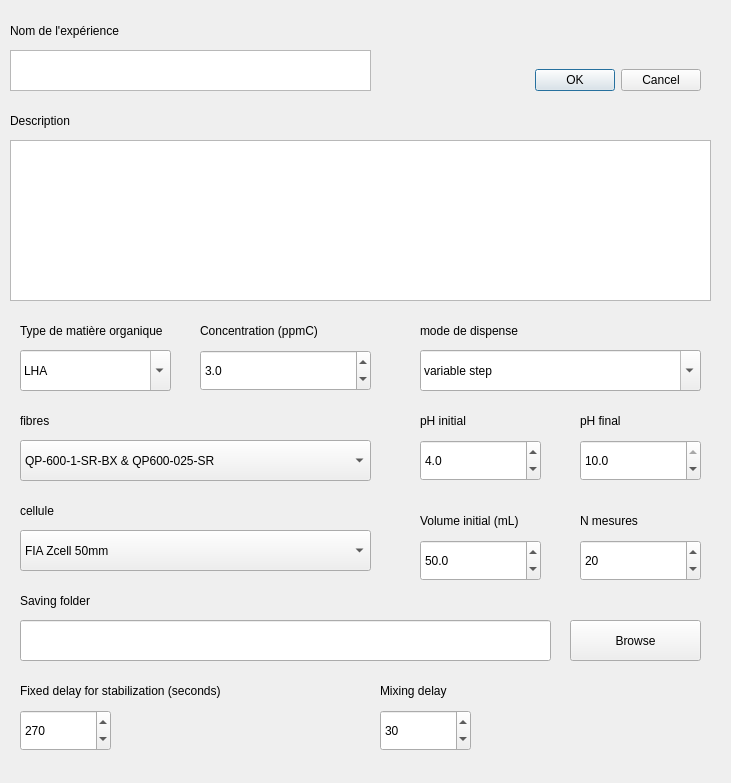
<?xml version="1.0" encoding="UTF-8"?>
<ui version="4.0">
 <class>sequenceConfig</class>
 <widget class="QDialog" name="sequenceConfig">
  <property name="geometry">
   <rect>
    <x>0</x>
    <y>0</y>
    <width>731</width>
    <height>783</height>
   </rect>
  </property>
  <property name="windowTitle">
   <string>Dialog</string>
  </property>
  <widget class="QDialogButtonBox" name="dialogbox">
   <property name="geometry">
    <rect>
     <x>390</x>
     <y>50</y>
     <width>311</width>
     <height>61</height>
    </rect>
   </property>
   <property name="orientation">
    <enum>Qt::Horizontal</enum>
   </property>
   <property name="standardButtons">
    <set>QDialogButtonBox::Cancel|QDialogButtonBox::Ok</set>
   </property>
  </widget>
  <widget class="QPlainTextEdit" name="exp_name">
   <property name="geometry">
    <rect>
     <x>10</x>
     <y>50</y>
     <width>361</width>
     <height>41</height>
    </rect>
   </property>
   <property name="plainText">
    <string/>
   </property>
  </widget>
  <widget class="QComboBox" name="flowcell">
   <property name="geometry">
    <rect>
     <x>20</x>
     <y>530</y>
     <width>351</width>
     <height>41</height>
    </rect>
   </property>
   <item>
    <property name="text">
     <string>FIA Zcell 50mm</string>
    </property>
   </item>
   <item>
    <property name="text">
     <string>CUV 50mm</string>
    </property>
   </item>
   <item>
    <property name="text">
     <string>CUV 10mm</string>
    </property>
   </item>
  </widget>
  <widget class="QComboBox" name="fibers">
   <property name="geometry">
    <rect>
     <x>20</x>
     <y>440</y>
     <width>351</width>
     <height>41</height>
    </rect>
   </property>
   <item>
    <property name="text">
     <string>QP-600-1-SR-BX &amp; QP600-025-SR</string>
    </property>
   </item>
   <item>
    <property name="text">
     <string>300um</string>
    </property>
   </item>
   <item>
    <property name="text">
     <string>200um</string>
    </property>
   </item>
  </widget>
  <widget class="QLabel" name="exp_name_label">
   <property name="geometry">
    <rect>
     <x>10</x>
     <y>10</y>
     <width>241</width>
     <height>41</height>
    </rect>
   </property>
   <property name="text">
    <string>Nom de l'expérience</string>
   </property>
  </widget>
  <widget class="QLabel" name="OM_type_label">
   <property name="geometry">
    <rect>
     <x>20</x>
     <y>310</y>
     <width>161</width>
     <height>41</height>
    </rect>
   </property>
   <property name="text">
    <string>Type de matière organique</string>
   </property>
  </widget>
  <widget class="QLabel" name="concentration_label">
   <property name="geometry">
    <rect>
     <x>200</x>
     <y>310</y>
     <width>151</width>
     <height>41</height>
    </rect>
   </property>
   <property name="text">
    <string>Concentration (ppmC)</string>
   </property>
  </widget>
  <widget class="QLabel" name="description_label">
   <property name="geometry">
    <rect>
     <x>10</x>
     <y>100</y>
     <width>181</width>
     <height>41</height>
    </rect>
   </property>
   <property name="text">
    <string>Description</string>
   </property>
  </widget>
  <widget class="QPlainTextEdit" name="description">
   <property name="geometry">
    <rect>
     <x>10</x>
     <y>140</y>
     <width>701</width>
     <height>161</height>
    </rect>
   </property>
   <property name="plainText">
    <string/>
   </property>
  </widget>
  <widget class="QComboBox" name="OM_type">
   <property name="geometry">
    <rect>
     <x>20</x>
     <y>350</y>
     <width>151</width>
     <height>41</height>
    </rect>
   </property>
   <property name="editable">
    <bool>true</bool>
   </property>
   <property name="currentText">
    <string>LHA</string>
   </property>
   <property name="maxVisibleItems">
    <number>10</number>
   </property>
   <item>
    <property name="text">
     <string>LHA</string>
    </property>
   </item>
   <item>
    <property name="text">
     <string>SRNOM</string>
    </property>
   </item>
  </widget>
  <widget class="QDoubleSpinBox" name="concentration">
   <property name="geometry">
    <rect>
     <x>200</x>
     <y>350</y>
     <width>171</width>
     <height>41</height>
    </rect>
   </property>
   <property name="decimals">
    <number>1</number>
   </property>
   <property name="minimum">
    <double>0.100000000000000</double>
   </property>
   <property name="singleStep">
    <double>0.100000000000000</double>
   </property>
   <property name="value">
    <double>3.000000000000000</double>
   </property>
  </widget>
  <widget class="QLabel" name="fibers_label">
   <property name="geometry">
    <rect>
     <x>20</x>
     <y>400</y>
     <width>351</width>
     <height>41</height>
    </rect>
   </property>
   <property name="text">
    <string>fibres</string>
   </property>
  </widget>
  <widget class="QLabel" name="flowcell_label">
   <property name="geometry">
    <rect>
     <x>20</x>
     <y>490</y>
     <width>351</width>
     <height>41</height>
    </rect>
   </property>
   <property name="text">
    <string>cellule</string>
   </property>
  </widget>
  <widget class="QSpinBox" name="Nmes">
   <property name="geometry">
    <rect>
     <x>580</x>
     <y>540</y>
     <width>121</width>
     <height>41</height>
    </rect>
   </property>
   <property name="minimum">
    <number>3</number>
   </property>
   <property name="maximum">
    <number>30</number>
   </property>
   <property name="value">
    <number>20</number>
   </property>
  </widget>
  <widget class="QLabel" name="pH_init_label">
   <property name="geometry">
    <rect>
     <x>420</x>
     <y>400</y>
     <width>111</width>
     <height>41</height>
    </rect>
   </property>
   <property name="text">
    <string>pH initial</string>
   </property>
  </widget>
  <widget class="QLabel" name="pH_fin_label">
   <property name="geometry">
    <rect>
     <x>580</x>
     <y>400</y>
     <width>121</width>
     <height>41</height>
    </rect>
   </property>
   <property name="text">
    <string>pH final</string>
   </property>
  </widget>
  <widget class="QLabel" name="Nmes_label">
   <property name="geometry">
    <rect>
     <x>580</x>
     <y>500</y>
     <width>121</width>
     <height>41</height>
    </rect>
   </property>
   <property name="text">
    <string>N mesures</string>
   </property>
  </widget>
  <widget class="QDoubleSpinBox" name="pH_init">
   <property name="geometry">
    <rect>
     <x>420</x>
     <y>440</y>
     <width>121</width>
     <height>41</height>
    </rect>
   </property>
   <property name="decimals">
    <number>1</number>
   </property>
   <property name="minimum">
    <double>3.000000000000000</double>
   </property>
   <property name="maximum">
    <double>5.000000000000000</double>
   </property>
   <property name="singleStep">
    <double>0.100000000000000</double>
   </property>
   <property name="value">
    <double>4.000000000000000</double>
   </property>
  </widget>
  <widget class="QDoubleSpinBox" name="pH_fin">
   <property name="geometry">
    <rect>
     <x>580</x>
     <y>440</y>
     <width>121</width>
     <height>41</height>
    </rect>
   </property>
   <property name="decimals">
    <number>1</number>
   </property>
   <property name="minimum">
    <double>8.000000000000000</double>
   </property>
   <property name="maximum">
    <double>10.000000000000000</double>
   </property>
   <property name="singleStep">
    <double>0.100000000000000</double>
   </property>
   <property name="value">
    <double>10.000000000000000</double>
   </property>
  </widget>
  <widget class="QComboBox" name="dispense_mode">
   <property name="geometry">
    <rect>
     <x>420</x>
     <y>350</y>
     <width>281</width>
     <height>41</height>
    </rect>
   </property>
   <property name="editable">
    <bool>true</bool>
   </property>
   <property name="currentText">
    <string>variable step</string>
   </property>
   <property name="maxVisibleItems">
    <number>10</number>
   </property>
   <item>
    <property name="text">
     <string>variable step</string>
    </property>
   </item>
   <item>
    <property name="text">
     <string>fixed step</string>
    </property>
   </item>
   <item>
    <property name="text">
     <string>with feedback</string>
    </property>
   </item>
   <item>
    <property name="text">
     <string>fixed volumes</string>
    </property>
   </item>
   <item>
    <property name="text">
     <string>from file</string>
    </property>
   </item>
  </widget>
  <widget class="QLabel" name="dispense_mode_label">
   <property name="geometry">
    <rect>
     <x>420</x>
     <y>310</y>
     <width>261</width>
     <height>41</height>
    </rect>
   </property>
   <property name="text">
    <string>mode de dispense</string>
   </property>
  </widget>
  <widget class="QLabel" name="saving_folder_label">
   <property name="geometry">
    <rect>
     <x>20</x>
     <y>580</y>
     <width>351</width>
     <height>41</height>
    </rect>
   </property>
   <property name="text">
    <string>Saving folder</string>
   </property>
  </widget>
  <widget class="QDoubleSpinBox" name="V0">
   <property name="geometry">
    <rect>
     <x>420</x>
     <y>540</y>
     <width>121</width>
     <height>41</height>
    </rect>
   </property>
   <property name="decimals">
    <number>1</number>
   </property>
   <property name="minimum">
    <double>10.000000000000000</double>
   </property>
   <property name="maximum">
    <double>200.000000000000000</double>
   </property>
   <property name="singleStep">
    <double>0.100000000000000</double>
   </property>
   <property name="value">
    <double>50.000000000000000</double>
   </property>
  </widget>
  <widget class="QLabel" name="V0_label">
   <property name="geometry">
    <rect>
     <x>420</x>
     <y>500</y>
     <width>121</width>
     <height>41</height>
    </rect>
   </property>
   <property name="text">
    <string>Volume initial (mL)</string>
   </property>
  </widget>
  <widget class="QLabel" name="fixed_delay_label">
   <property name="geometry">
    <rect>
     <x>20</x>
     <y>670</y>
     <width>341</width>
     <height>41</height>
    </rect>
   </property>
   <property name="text">
    <string>Fixed delay for stabilization (seconds)</string>
   </property>
  </widget>
  <widget class="QSpinBox" name="fixed_delay_box">
   <property name="geometry">
    <rect>
     <x>20</x>
     <y>710</y>
     <width>91</width>
     <height>41</height>
    </rect>
   </property>
   <property name="maximum">
    <number>7200</number>
   </property>
   <property name="value">
    <number>270</number>
   </property>
  </widget>
  <widget class="QLabel" name="mixing_delay_label">
   <property name="geometry">
    <rect>
     <x>380</x>
     <y>670</y>
     <width>201</width>
     <height>41</height>
    </rect>
   </property>
   <property name="text">
    <string>Mixing delay</string>
   </property>
  </widget>
  <widget class="QSpinBox" name="agitation_delay_box">
   <property name="geometry">
    <rect>
     <x>380</x>
     <y>710</y>
     <width>91</width>
     <height>41</height>
    </rect>
   </property>
   <property name="maximum">
    <number>300</number>
   </property>
   <property name="value">
    <number>30</number>
   </property>
  </widget>
  <widget class="QToolButton" name="browse">
   <property name="enabled">
    <bool>true</bool>
   </property>
   <property name="geometry">
    <rect>
     <x>570</x>
     <y>620</y>
     <width>131</width>
     <height>41</height>
    </rect>
   </property>
   <property name="text">
    <string>Browse</string>
   </property>
   <property name="checkable">
    <bool>false</bool>
   </property>
   <property name="autoRaise">
    <bool>false</bool>
   </property>
  </widget>
  <widget class="QLineEdit" name="saving_folder">
   <property name="geometry">
    <rect>
     <x>20</x>
     <y>620</y>
     <width>531</width>
     <height>41</height>
    </rect>
   </property>
  </widget>
 </widget>
 <resources/>
 <connections>
  <connection>
   <sender>dialogbox</sender>
   <signal>accepted()</signal>
   <receiver>sequenceConfig</receiver>
   <slot>accept()</slot>
   <hints>
    <hint type="sourcelabel">
     <x>248</x>
     <y>254</y>
    </hint>
    <hint type="destinationlabel">
     <x>157</x>
     <y>274</y>
    </hint>
   </hints>
  </connection>
  <connection>
   <sender>dialogbox</sender>
   <signal>rejected()</signal>
   <receiver>sequenceConfig</receiver>
   <slot>reject()</slot>
   <hints>
    <hint type="sourcelabel">
     <x>316</x>
     <y>260</y>
    </hint>
    <hint type="destinationlabel">
     <x>286</x>
     <y>274</y>
    </hint>
   </hints>
  </connection>
 </connections>
</ui>
